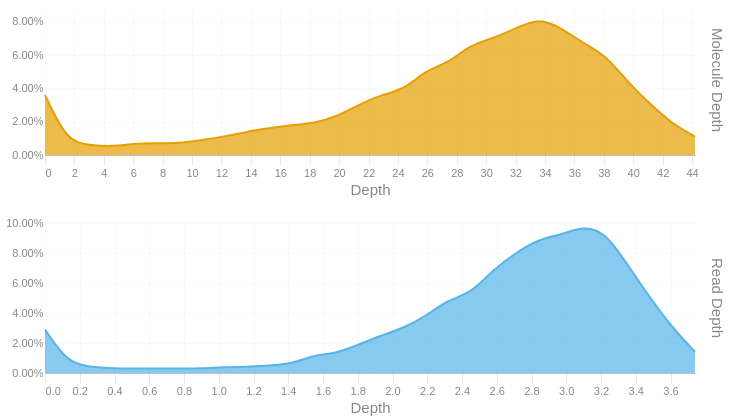

Notebook cell for this chart:
### Code cell
readdep = depth_hist(tb['Read Depth'], q99, 3)
readdep = readdep.with_columns(pl.lit('Read Depth').alias('Metric'))
if not SKIPLR:
    moldep = depth_hist(tb['Molecule Depth'], mol_q99, 1)
    moldep = moldep.with_columns(pl.lit('Molecule Depth').alias('Metric'))
    _hist = pl.concat([readdep, moldep])
    _hist = _hist.filter(pl.col('Proportion') != 0)
    with SafeRender(_hist):
        (
            alt.Chart(_hist)        
            .mark_area(interpolate = "basis")
            .encode(
                x=alt.X('Bin:Q').scale(domainMin=0).axis(alt.Axis(title='Depth')),
                y = alt.Y('Proportion:Q', title = None).axis(format = '.2%'),
                color = alt.Color('Metric:N').legend(None),
                row = alt.Row("Metric:N").header(title = None, labelOrient = 'right'),
                tooltip = [
                    alt.Tooltip("Metric:N", title = "Metric"),
                    alt.Tooltip('Interval:N', title = "Depth Interval"),
                    alt.Tooltip('Proportion:Q', title = "% Alignments").format('.2%')
                ]
            )
            .resolve_scale(x='independent', y='independent')
            .properties(
                height = 150, width = 650,
                usermeta={'embedOptions': {'downloadFileName': f'{samplename}.depth.hist'}}
            )
        ).display()
else:
    readdep = readdep.filter(pl.col('Proportion') != 0)
    with SafeRender(readdep):
        (
            alt.Chart(readdep)        
            .mark_area(interpolate = "basis")
            .encode(
                x=alt.X('Bin:Q').scale(domainMin=0).axis(alt.Axis(title='Depth')),
                y = alt.Y('Proportion:Q', title = None).axis(format = '.2%'),
                tooltip = [
                    alt.Tooltip('Interval:N', title = "Depth Interval"),
                    alt.Tooltip('Proportion:Q', title = "% Alignments").format('.2%')
                ]
            )
            .properties(
                usermeta={'embedOptions': {'downloadFileName': f'{samplename}.depth.hist'}}
            )
        ).display()

### Figure 1 — Vega-Lite specification as saved in the notebook (floating-point values rounded to 4 significant figures)
{"width": 650, "height": 150, "config": {"title": {"anchor": "start", "dy": -15, "fontSize": 18, "color": "#888888", "subtitleColor": "#888888", "subtitleFontSize": 14}, "arc": {"fill": "#0072B2"}, "axis": {"domainColor": "#888888", "domainWidth": 0.5, "gridWidth": 0.2, "grid": false, "titleFontWeight": 400, "titleFontSize": 15, "labelFontSize": 11, "labelColor": "#888888", "tickColor": "#888888", "tickWidth": 0.2, "titleColor": "#888888"}, "axisBand": {"grid": false}, "axisX": {"grid": true, "tickSize": 10, "domainCap": "round"}, "axisY": {"domain": false, "grid": true, "tickSize": 0, "domainCap": "round"}, "background": "transparent", "header": {"labelFontSize": 15, "labelColor": "#888888", "titleFontSize": 15, "titleFontWeight": 600, "titleColor": "#888888"}, "legend": {"labelFont": "sans-serif", "labelFontSize": 12, "labelColor": "#888888", "symbolSize": 100, "symbolType": "circle", "titleFontSize": 12, "titlePadding": 10, "titleColor": "#888888", "title": null}, "range": {"category": ["#E69F00", "#56B4E9", "#009E73", "#F0E442", "#0072B2", "#D55E00", "#CC79A7", "#000000"], "diverging": ["#cfe8f3", "#a2d4ec", "#73bfe2", "#46abdb", "#1696d2", "#12719e"]}, "area": {"fill": "#0072B2", "fillOpacity": 0.7, "line": true, "strokeOpacity": 0.7}, "line": {"color": "#0072B2", "stroke": "#0072B2", "strokeWidth": 2}, "trail": {"color": "#0072B2", "stroke": "#0072B2", "strokeWidth": 0, "size": 1}, "point": {"filled": true, "fillOpacity": 1.0, "size": 95}, "text": {"color": "#888888", "fontSize": 11, "align": "right", "fontWeight": 400, "size": 11}, "bar": {"fill": "#0072B2", "stroke": null}, "view": {"stroke": null, "continuousWidth": 660, "continuousHeight": 400}}, "data": {"name": "data-9ac1252cde12d729b7bb63670f4855ac"}, "mark": {"type": "area", "interpolate": "basis"}, "encoding": {"color": {"field": "Metric", "legend": null, "type": "nominal"}, "row": {"field": "Metric", "header": {"title": null, "labelOrient": "right"}, "type": "nominal"}, "tooltip": [{"field": "Metric", "title": "Metric", "type": "nominal"}, {"field": "Interval", "title": "Depth Interval", "type": "nominal"}, {"field": "Proportion", "format": ".2%", "title": "% Alignments", "type": "quantitative"}], "x": {"axis": {"title": "Depth"}, "field": "Bin", "scale": {"domainMin": 0}, "type": "quantitative"}, "y": {"axis": {"format": ".2%"}, "field": "Proportion", "title": null, "type": "quantitative"}}, "resolve": {"scale": {"x": "independent", "y": "independent"}}, "usermeta": {"embedOptions": {"downloadFileName": "S5_Hudson_1178.depth.hist"}}, "$schema": "https://vega.github.io/schema/vega-lite/v6.1.0.json", "datasets": {"data-9ac1252cde12d729b7bb63670f4855ac": [{"Bin": 0.0, "Interval": "0.0-0.129", "Proportion": 0.029, "Metric": "Read Depth"}, {"Bin": 0.129, "Interval": "0.129-0.258", "Proportion": 0.007, "Metric": "Read Depth"}, {"Bin": 0.258, "Interval": "0.258-0.387", "Proportion": 0.004, "Metric": "Read Depth"}, {"Bin": 0.387, "Interval": "0.387-0.516", "Proportion": 0.003, "Metric": "Read Depth"}, {"Bin": 0.516, "Interval": "0.516-0.645", "Proportion": 0.003, "Metric": "Read Depth"}, {"Bin": 0.645, "Interval": "0.645-0.774", "Proportion": 0.003, "Metric": "Read Depth"}, {"Bin": 0.774, "Interval": "0.774-0.903", "Proportion": 0.003, "Metric": "Read Depth"}, {"Bin": 0.903, "Interval": "0.903-1.032", "Proportion": 0.003, "Metric": "Read Depth"}, {"Bin": 1.032, "Interval": "1.032-1.161", "Proportion": 0.004, "Metric": "Read Depth"}, {"Bin": 1.161, "Interval": "1.161-1.29", "Proportion": 0.004, "Metric": "Read Depth"}, {"Bin": 1.29, "Interval": "1.29-1.419", "Proportion": 0.005, "Metric": "Read Depth"}, {"Bin": 1.419, "Interval": "1.419-1.548", "Proportion": 0.006, "Metric": "Read Depth"}, {"Bin": 1.548, "Interval": "1.548-1.677", "Proportion": 0.012, "Metric": "Read Depth"}, {"Bin": 1.677, "Interval": "1.677-1.806", "Proportion": 0.013, "Metric": "Read Depth"}, {"Bin": 1.806, "Interval": "1.806-1.935", "Proportion": 0.019, "Metric": "Read Depth"}, {"Bin": 1.935, "Interval": "1.935-2.064", "Proportion": 0.025, "Metric": "Read Depth"}, {"Bin": 2.064, "Interval": "2.064-2.193", "Proportion": 0.03, "Metric": "Read Depth"}, {"Bin": 2.193, "Interval": "2.193-2.322", "Proportion": 0.038, "Metric": "Read Depth"}, {"Bin": 2.322, "Interval": "2.322-2.451", "Proportion": 0.049, "Metric": "Read Depth"}, {"Bin": 2.451, "Interval": "2.451-2.58", "Proportion": 0.053, "Metric": "Read Depth"}, {"Bin": 2.58, "Interval": "2.58-2.709", "Proportion": 0.069, "Metric": "Read Depth"}, {"Bin": 2.709, "Interval": "2.709-2.838", "Proportion": 0.08, "Metric": "Read Depth"}, {"Bin": 2.838, "Interval": "2.838-2.967", "Proportion": 0.089, "Metric": "Read Depth"}, {"Bin": 2.967, "Interval": "2.967-3.096", "Proportion": 0.092, "Metric": "Read Depth"}, {"Bin": 3.096, "Interval": "3.096-3.225", "Proportion": 0.098, "Metric": "Read Depth"}, {"Bin": 3.225, "Interval": "3.225-3.354", "Proportion": 0.094, "Metric": "Read Depth"}, {"Bin": 3.354, "Interval": "3.354-3.483", "Proportion": 0.072, "Metric": "Read Depth"}, {"Bin": 3.483, "Interval": "3.483-3.612", "Proportion": 0.05, "Metric": "Read Depth"}, {"Bin": 3.612, "Interval": "3.612-3.741", "Proportion": 0.03, "Metric": "Read Depth"}, {"Bin": 3.741, "Interval": "3.741-3.87", "Proportion": 0.014, "Metric": "Read Depth"}, {"Bin": 0.0, "Interval": "0.0-1.5", "Proportion": 0.036, "Metric": "Molecule Depth"}, {"Bin": 1.5, "Interval": "1.5-3.0", "Proportion": 0.008, "Metric": "Molecule Depth"}, {"Bin": 3.0, "Interval": "3.0-4.6", "Proportion": 0.006, "Metric": "Molecule Depth"}, {"Bin": 4.6, "Interval": "4.6-6.1", "Proportion": 0.005, "Metric": "Molecule Depth"}, {"Bin": 6.1, "Interval": "6.1-7.6", "Proportion": 0.007, "Metric": "Molecule Depth"}, {"Bin": 7.6, "Interval": "7.6-9.1", "Proportion": 0.007, "Metric": "Molecule Depth"}, {"Bin": 9.1, "Interval": "9.1-10.7", "Proportion": 0.007, "Metric": "Molecule Depth"}, {"Bin": 10.7, "Interval": "10.7-12.2", "Proportion": 0.009, "Metric": "Molecule Depth"}, {"Bin": 12.2, "Interval": "12.2-13.7", "Proportion": 0.011, "Metric": "Molecule Depth"}, {"Bin": 13.7, "Interval": "13.7-15.2", "Proportion": 0.014, "Metric": "Molecule Depth"}, {"Bin": 15.2, "Interval": "15.2-16.8", "Proportion": 0.016, "Metric": "Molecule Depth"}, {"Bin": 16.8, "Interval": "16.8-18.3", "Proportion": 0.018, "Metric": "Molecule Depth"}, {"Bin": 18.3, "Interval": "18.3-19.8", "Proportion": 0.019, "Metric": "Molecule Depth"}, {"Bin": 19.8, "Interval": "19.8-21.3", "Proportion": 0.023, "Metric": "Molecule Depth"}, {"Bin": 21.3, "Interval": "21.3-22.8", "Proportion": 0.03, "Metric": "Molecule Depth"}, {"Bin": 22.8, "Interval": "22.8-24.4", "Proportion": 0.036, "Metric": "Molecule Depth"}, {"Bin": 24.4, "Interval": "24.4-25.9", "Proportion": 0.039, "Metric": "Molecule Depth"}, {"Bin": 25.9, "Interval": "25.9-27.4", "Proportion": 0.051, "Metric": "Molecule Depth"}, {"Bin": 27.4, "Interval": "27.4-28.9", "Proportion": 0.055, "Metric": "Molecule Depth"}, {"Bin": 28.9, "Interval": "28.9-30.5", "Proportion": 0.066, "Metric": "Molecule Depth"}, {"Bin": 30.5, "Interval": "30.5-32.0", "Proportion": 0.07, "Metric": "Molecule Depth"}, {"Bin": 32.0, "Interval": "32.0-33.5", "Proportion": 0.076, "Metric": "Molecule Depth"}, {"Bin": 33.5, "Interval": "33.5-35.0", "Proportion": 0.082, "Metric": "Molecule Depth"}, {"Bin": 35.0, "Interval": "35.0-36.6", "Proportion": 0.077, "Metric": "Molecule Depth"}, {"Bin": 36.6, "Interval": "36.6-38.1", "Proportion": 0.067, "Metric": "Molecule Depth"}, {"Bin": 38.1, "Interval": "38.1-39.6", "Proportion": 0.06, "Metric": "Molecule Depth"}, {"Bin": 39.6, "Interval": "39.6-41.1", "Proportion": 0.044, "Metric": "Molecule Depth"}, {"Bin": 41.1, "Interval": "41.1-42.6", "Proportion": 0.031, "Metric": "Molecule Depth"}, {"Bin": 42.6, "Interval": "42.6-44.2", "Proportion": 0.019, "Metric": "Molecule Depth"}, {"Bin": 44.2, "Interval": "44.2-45.69", "Proportion": 0.011, "Metric": "Molecule Depth"}]}}
